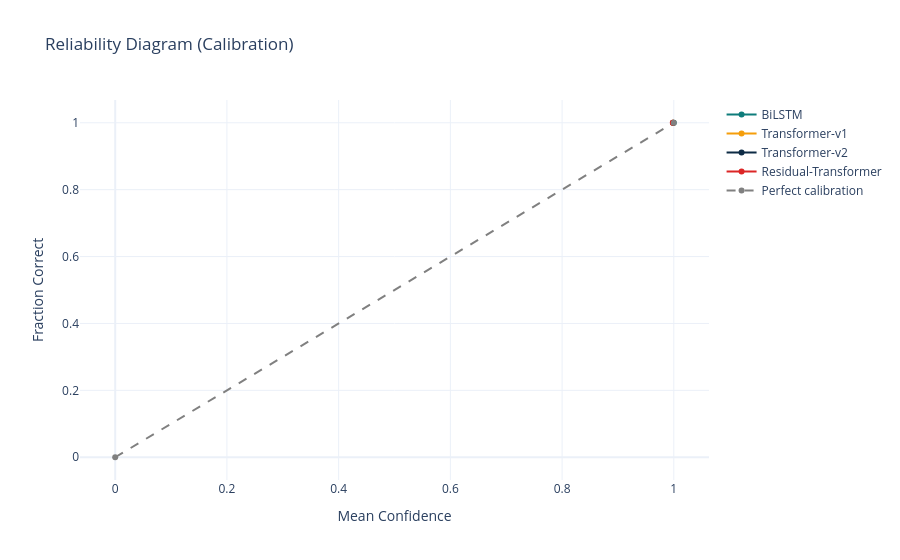

Write notebook code for a chart like this one.
### Code cell
# ── Calibration reliability diagram ──────────────────────────────────
import torch.nn.functional as F

def get_calibration_data(model: nn.Module) -> tuple:
    model.eval()
    probs_all, labels_all = [], []
    with torch.no_grad():
        for xb, yb in DataLoader(TensorDataset(X_test, y_test), batch_size=64):
            logits = model(xb.to(DEVICE))
            probs  = F.softmax(logits, dim=-1).cpu()
            probs_all.append(probs)
            labels_all.append(yb)
    probs_all  = torch.cat(probs_all)
    labels_all = torch.cat(labels_all)
    # Max confidence & correctness
    max_probs, preds = probs_all.max(dim=1)
    correct = (preds == labels_all).float()
    return max_probs.numpy(), correct.numpy()

N_BINS = 10
fig2   = go.Figure()
for r, m, c in zip(all_results, [bilstm, vanilla_t, transformer_v2, residual_t], COLOURS):
    max_p, corr = get_calibration_data(m)
    bins  = np.linspace(0, 1, N_BINS + 1)
    accs, confs = [], []
    for lo, hi in zip(bins[:-1], bins[1:]):
        mask = (max_p >= lo) & (max_p < hi)
        if mask.sum() > 0:
            accs.append(corr[mask].mean())
            confs.append(max_p[mask].mean())
    fig2.add_trace(go.Scatter(x=confs, y=accs, name=r.model_name,
                              mode='lines+markers', line=dict(color=c)))

fig2.add_trace(go.Scatter(x=[0,1], y=[0,1], name='Perfect calibration',
                           line=dict(dash='dash', color='gray')))
fig2.update_layout(title='Reliability Diagram (Calibration)',
                   xaxis_title='Mean Confidence', yaxis_title='Fraction Correct',
                   template='plotly_white')
fig2.show()
print('💡 A well-calibrated model follows the diagonal. ECE = area between curve and diagonal.')

### Figure 1 — Plotly figure (JSON) as saved in the notebook; plotly's stock layout.template omitted (floating-point values rounded to 4 significant figures)
{"data": [{"line": {"color": "#0E7C7B"}, "mode": "lines+markers", "name": "BiLSTM", "type": "scatter", "x": [0.9999], "y": [1.0]}, {"line": {"color": "#F59E0B"}, "mode": "lines+markers", "name": "Transformer-v1", "type": "scatter", "x": [0.9986], "y": [1.0]}, {"line": {"color": "#0D2B45"}, "mode": "lines+markers", "name": "Transformer-v2", "type": "scatter", "x": [0.9986], "y": [1.0]}, {"line": {"color": "#DC2626"}, "mode": "lines+markers", "name": "Residual-Transformer", "type": "scatter", "x": [0.9982], "y": [1.0]}, {"line": {"color": "gray", "dash": "dash"}, "name": "Perfect calibration", "type": "scatter", "x": [0, 1], "y": [0, 1]}], "layout": {"title": {"text": "Reliability Diagram (Calibration)"}, "xaxis": {"title": {"text": "Mean Confidence"}}, "yaxis": {"title": {"text": "Fraction Correct"}}}}
